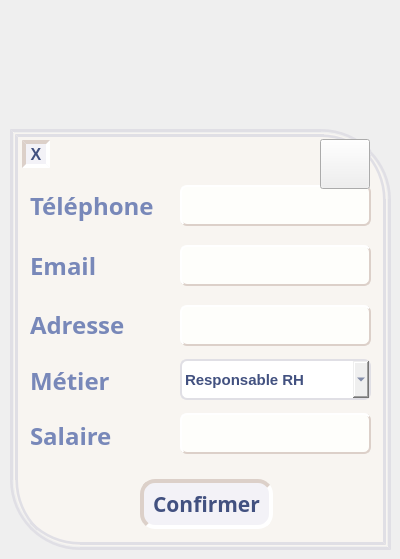
         <widget class="QWidget" name="ajouterpersonnel2">
          <property name="styleSheet">
           <string notr="true">#ajouterpersonnel2{ background: #fbf9f9;}</string>
          </property>
          <attribute name="title">
           <string>Page</string>
          </attribute>
          <widget class="QFrame" name="ajouterperso2">
           <property name="geometry">
            <rect>
             <x>10</x>
             <y>129</y>
             <width>381</width>
             <height>421</height>
            </rect>
           </property>
           <property name="styleSheet">
            <string notr="true">#ajouterperso2{background:#f8f5f1;border:8px double #e0dfe5;  border-top-right-radius: 70px;   border-bottom-left-radius: 70px;}
#titreajoutperso2{color:#425180;}
#telpersoL{color:#7888b9;}
#mailpersoL{color:#7888b9;}
#adressepersoL{color:#7888b9;}
#metierpersoL{color:#7888b9;}
#salairepersoL{color:#7888b9;}
#numtelperso{ 
color: #425180;
font-weight: bold;
font-size: 15px;
border: 2px outset #dcd0c9;
border-radius: 7px;
background-color: #fefefb;
selection-background-color: #d3d3d3;
selection-color: #33457d;

}
#numtelperso:hover{
border: 2px inset #dcd0c9;
background:#f3f2f7;
}
#mailperso{ 
color: #425180;
font-weight: bold;
font-size: 15px;
border: 2px outset #dcd0c9;
border-radius: 7px;
background-color: #fefefb;
selection-background-color: #d3d3d3;
selection-color: #33457d;

}
#mailperso:hover{
border: 2px inset #dcd0c9;
background:#f3f2f7;
}
#adresseperso{ selection-color: #33457d;
color: #425180;
font-weight: bold;
font-size: 15px;
border: 2px outset #dcd0c9;
border-radius: 7px;
background-color: #fefefb;
  selection-background-color: #d3d3d3;
}
#adresseperso:hover{
border: 2px inset #dcd0c9;
background:#f3f2f7;
}
#metierperso{ 
border: 2px solid #e0dfe5;
border-radius: 7px;
color: #425180;
font-weight: bold;
font-size: 15px;
}
#metierperso QAbstractItemView{ 
color: #7888b9;
font-weight: bold;
font-size: 15px;
selection-background-color: #ffffff;
selection-color:#425180;
}
#salaireperso{ selection-color: #33457d;
color: #425180;
font-weight: bold;
font-size: 15px;
border: 2px outset #dcd0c9;
border-radius: 7px;
background-color: #fefefb;
  selection-background-color:#7888b9;
}
#salaireperso:hover{
border: 2px inset #dcd0c9;
background:#f3f2f7;
}
#confirmerAjouterperso{
color:#425180;
border: 4px inset #dcd0c9;
border-radius: 15px;
background: #f3f2f7;
}
#confirmerAjouterperso:hover{
border: 4px outset #dcd0c9;
background: #e0dfe5;
}
#confirmerAjouterperso:pressed{
border: 4px inset #dcd0c9;
background: #f6f1f7;
}
#closeajouterperso2{
color:#425180;
border: 4px inset #dcd0c9;
border-radius: 15px;
background: #f3f2f7;
}
#closeajouterperso2:hover{
border: 4px outset #dcd0c9;
background: #f0e4e0;
}
#closeajouterperso2:pressed{
border: 4px inset #dcd0c9;
background: #f6f1f7;
}
#precedentajouterperso2{
	border-image: url(:/images/precedent3perso.png);
}
#precedentajouterperso2:hover{
border-image: url(:/images/precedent1perso.png);
}
#precedentajouterperso2:pressed{
border-image: url(:/images/precedent2perso.png);
}
</string>
           </property>
           <property name="frameShape">
            <enum>QFrame::StyledPanel</enum>
           </property>
           <property name="frameShadow">
            <enum>QFrame::Raised</enum>
           </property>
           <widget class="QLineEdit" name="numtelperso">
            <property name="geometry">
             <rect>
              <x>170</x>
              <y>56</y>
              <width>191</width>
              <height>41</height>
             </rect>
            </property>
           </widget>
           <widget class="QLabel" name="telpersoL">
            <property name="geometry">
             <rect>
              <x>20</x>
              <y>61</y>
              <width>151</width>
              <height>31</height>
             </rect>
            </property>
            <property name="font">
             <font>
              <family>Bell MT</family>
              <pointsize>18</pointsize>
              <weight>75</weight>
              <bold>true</bold>
             </font>
            </property>
            <property name="text">
             <string>Téléphone</string>
            </property>
           </widget>
           <widget class="QLabel" name="adressepersoL">
            <property name="geometry">
             <rect>
              <x>20</x>
              <y>180</y>
              <width>121</width>
              <height>31</height>
             </rect>
            </property>
            <property name="font">
             <font>
              <family>Bell MT</family>
              <pointsize>18</pointsize>
              <weight>75</weight>
              <bold>true</bold>
             </font>
            </property>
            <property name="text">
             <string>Adresse</string>
            </property>
           </widget>
           <widget class="QLabel" name="metierpersoL">
            <property name="geometry">
             <rect>
              <x>20</x>
              <y>236</y>
              <width>131</width>
              <height>31</height>
             </rect>
            </property>
            <property name="font">
             <font>
              <family>Bell MT</family>
              <pointsize>18</pointsize>
              <weight>75</weight>
              <bold>true</bold>
             </font>
            </property>
            <property name="text">
             <string>Métier</string>
            </property>
           </widget>
           <widget class="QLineEdit" name="adresseperso">
            <property name="geometry">
             <rect>
              <x>170</x>
              <y>176</y>
              <width>191</width>
              <height>41</height>
             </rect>
            </property>
           </widget>
           <widget class="QPushButton" name="closeajouterperso2">
            <property name="geometry">
             <rect>
              <x>12</x>
              <y>11</y>
              <width>28</width>
              <height>28</height>
             </rect>
            </property>
            <property name="font">
             <font>
              <pointsize>12</pointsize>
              <weight>75</weight>
              <bold>true</bold>
             </font>
            </property>
            <property name="text">
             <string>X</string>
            </property>
           </widget>
           <widget class="QPushButton" name="confirmerAjouterperso">
            <property name="geometry">
             <rect>
              <x>130</x>
              <y>350</y>
              <width>133</width>
              <height>50</height>
             </rect>
            </property>
            <property name="font">
             <font>
              <family>Bell MT</family>
              <pointsize>16</pointsize>
              <weight>75</weight>
              <bold>true</bold>
              <kerning>true</kerning>
             </font>
            </property>
            <property name="text">
             <string>Confirmer</string>
            </property>
           </widget>
           <widget class="QLabel" name="salairepersoL">
            <property name="geometry">
             <rect>
              <x>20</x>
              <y>291</y>
              <width>131</width>
              <height>31</height>
             </rect>
            </property>
            <property name="font">
             <font>
              <family>Bell MT</family>
              <pointsize>18</pointsize>
              <weight>75</weight>
              <bold>true</bold>
             </font>
            </property>
            <property name="text">
             <string>Salaire</string>
            </property>
           </widget>
           <widget class="QLineEdit" name="salaireperso">
            <property name="geometry">
             <rect>
              <x>170</x>
              <y>284</y>
              <width>191</width>
              <height>41</height>
             </rect>
            </property>
            <property name="readOnly">
             <bool>true</bool>
            </property>
           </widget>
           <widget class="QComboBox" name="metierperso">
            <property name="geometry">
             <rect>
              <x>170</x>
              <y>230</y>
              <width>191</width>
              <height>41</height>
             </rect>
            </property>
            <item>
             <property name="text">
              <string>Responsable RH</string>
             </property>
            </item>
            <item>
             <property name="text">
              <string>Receptionniste</string>
             </property>
            </item>
            <item>
             <property name="text">
              <string>Gestionnaire De Stock</string>
             </property>
            </item>
            <item>
             <property name="text">
              <string>Tresorier</string>
             </property>
            </item>
            <item>
             <property name="text">
              <string>Medecin</string>
             </property>
            </item>
           </widget>
           <widget class="QPushButton" name="precedentajouterperso2">
            <property name="geometry">
             <rect>
              <x>310</x>
              <y>10</y>
              <width>50</width>
              <height>50</height>
             </rect>
            </property>
            <property name="text">
             <string/>
            </property>
           </widget>
           <widget class="QLineEdit" name="mailperso">
            <property name="geometry">
             <rect>
              <x>170</x>
              <y>116</y>
              <width>191</width>
              <height>41</height>
             </rect>
            </property>
           </widget>
           <widget class="QLabel" name="mailpersoL">
            <property name="geometry">
             <rect>
              <x>20</x>
              <y>121</y>
              <width>121</width>
              <height>31</height>
             </rect>
            </property>
            <property name="font">
             <font>
              <family>Bell MT</family>
              <pointsize>18</pointsize>
              <weight>75</weight>
              <bold>true</bold>
             </font>
            </property>
            <property name="text">
             <string>Email</string>
            </property>
           </widget>
          </widget>
         </widget>
